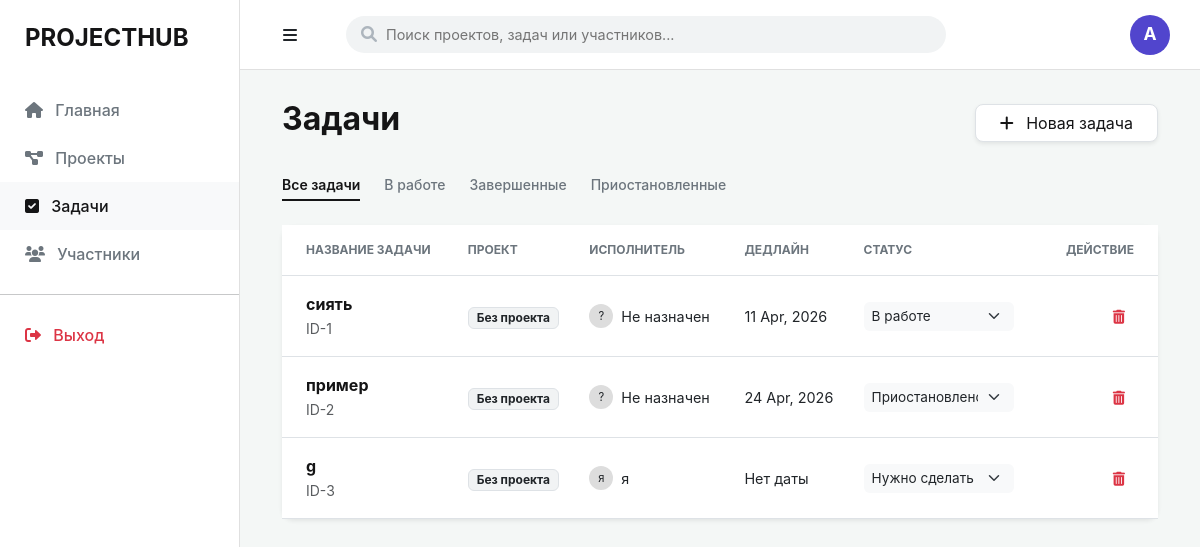
/tasks, run on an earlier commit of the app's database.
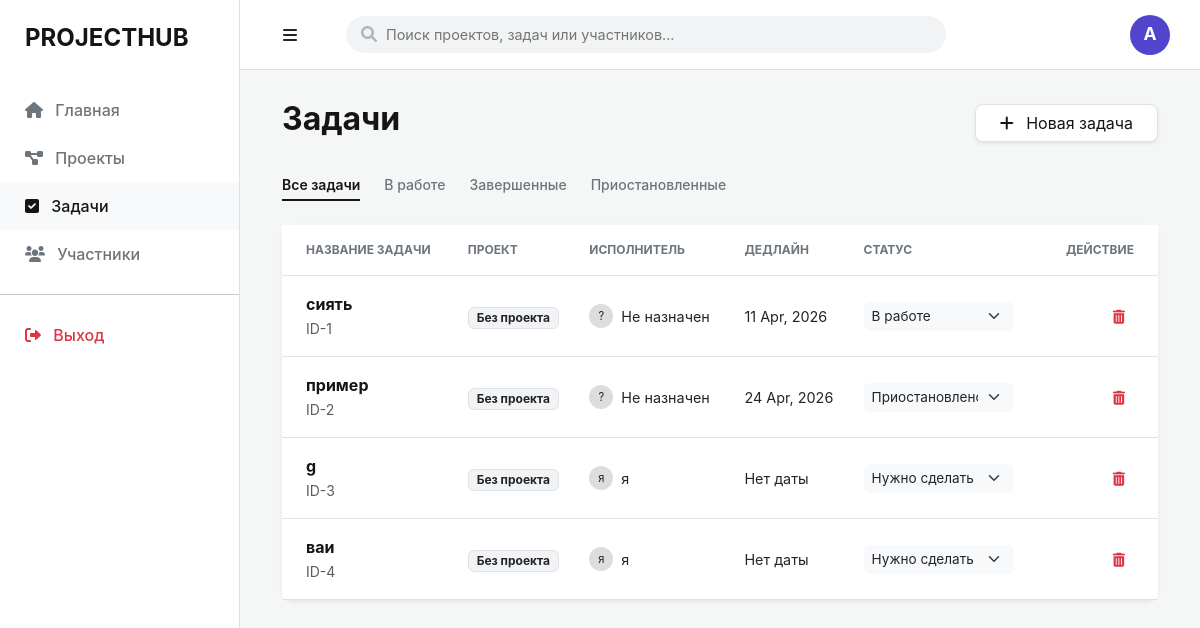
And on a later commit of the database.
### app/models/task.py (models this page shows)
class Task(Base):
    __tablename__ = "tasks"
    id = Column(Integer, primary_key=True, index=True)
    title = Column(String)
    status = Column(String, default="To Do")
    owner_id = Column(Integer, ForeignKey("users.id"))
    owner = relationship("User", back_populates="tasks")
    deadline = Column(Date, nullable=True)
    project_id = Column(Integer, ForeignKey("projects.id"))

### app/models/user.py (models this page shows)
class User(Base):
    __tablename__ = "users"
    id = Column(Integer, primary_key=True, index=True)
    username = Column(String, unique=True, index=True)
    email = Column(String, unique=True, index=True)
    hashed_password = Column(String)
    role = Column(String, default=UserRole.DEVELOPER.value)
    tasks = relationship("Task", back_populates="owner")
    projects = relationship("Project", back_populates="owner")

### app/main.py (the view)
@app.get("/tasks", response_class=HTMLResponse)
async def tasks_page(request: Request, status: str = None, db: Session = Depends(get_db)):
    users = db.query(User).all()
    tasks = db.query(Task).all()
    users = db.query(User).all()  # <--- БЕЗ ЭТОЙ СТРОКИ СПИСОК БУДЕТ ПУСТЫМ
    projects = db.query(Project).all()
    try:
        query = db.query(Task)
        if status:
            query = query.filter(Task.status == status)
        tasks = query.all()
        projects = db.query(Project).all()
        return templates.TemplateResponse("tasks.html", {
            "request": request,
            "tasks": tasks,
            "users": users,
            "projects": projects,
            "current_status": status # Передаем текущий фильтр в шаблон
        })
    except Exception as e:
        return HTMLResponse(content=f"Ошибка: {e}", status_code=500)

### templates/tasks.html (shortened to what this page needs)
{% extends "base.html" %}
{% block content %}
<div class="container-fluid">
    <div class="d-flex justify-content-between align-items-center mb-4">
        <h2 class="fw-bold" style="color: var(--neutral-dark);">Задачи</h2>
        <button class="btn border shadow-sm px-4"
        data-bs-toggle="modal"
        data-bs-target="#createTaskModal"
        style="background: #ffffff; color: var(--neutral-dark); border-radius: 8px;">
    <i class="fas fa-plus me-2"></i> Новая задача
</button>
    </div>
    <div class="d-flex gap-2 mb-4">
    <a href="/tasks" class="btn btn-sm pb-1 px-0 me-3 shadow-none {% if not current_status %}active-filter{% endif %}"
       style="border: none; font-weight: {% if not current_status %}600{% else %}500{% endif %}; color: {% if not current_status %}var(--neutral-dark){% else %}var(--neutral-gray){% endif %}; {% if not current_status %}border-bottom: 2px solid var(--neutral-dark) !important; border-radius: 0;{% endif %}">
       Все задачи
    </a>
    <a href="/tasks?status=In Progress" class="btn btn-sm pb-1 px-0 me-3 shadow-none"
       style="border: none; font-weight: {% if current_status == 'In Progress' %}600{% else %}500{% endif %}; color: {% if current_status == 'In Progress' %}var(--neutral-dark){% else %}var(--neutral-gray){% endif %}; ">
       В работе
    </a>
    <a href="/tasks?status=Done" class="btn btn-sm pb-1 px-0 me-3 shadow-none"
       style="border: none; font-weight: {% if current_status == 'Done' %}600{% else %}500{% endif %}; color: {% if current_status == 'Done' %}var(--neutral-dark){% else %}var(--neutral-gray){% endif %}; ">
       Завершенные
    </a>
    <a href="/tasks?status=On Hold" class="btn btn-sm pb-1 px-0 shadow-none"
       style="border: none; font-weight: {% if current_status == 'On Hold' %}600{% else %}500{% endif %}; color: {% if current_status == 'On Hold' %}var(--neutral-dark){% else %}var(--neutral-gray){% endif %}; ">
       Приостановленные
    </a>
</div>
    <div class="card border-0 shadow-sm" style="border-radius: 12px;">
        <div class="table-responsive">
            <table class="table align-middle mb-0" style="background: #ffffff;">
                <thead style="background: #f8f9fa;">
                    <tr>
                        <th class="ps-4 py-3" style="font-size: 0.75rem; text-transform: uppercase; color: var(--neutral-gray);">Название задачи</th>
                        <th class="py-3" style="font-size: 0.75rem; text-transform: uppercase; color: var(--neutral-gray);">Проект</th>
                        <th class="py-3" style="font-size: 0.75rem; text-transform: uppercase; color: var(--neutral-gray);">Исполнитель</th>
                        <th class="py-3" style="font-size: 0.75rem; text-transform: uppercase; color: var(--neutral-gray);">Дедлайн</th>
                        <th class="py-3" style="font-size: 0.75rem; text-transform: uppercase; color: var(--neutral-gray);">Статус</th>
                        <th class="pe-4 py-3 text-end" style="font-size: 0.75rem; text-transform: uppercase; color: var(--neutral-gray);">Действие</th>
                    </tr>
                </thead>
                <tbody>
    {% for task in tasks %}
    <tr class="border-bottom {% if task.status == 'Done' %}opacity-50{% endif %}" style="transition: all 0.3s ease;">
        <td class="ps-4 py-3">
            <div class="fw-bold" style="color: var(--neutral-dark);">
                {{ task.title }}
            </div>
            <small class="text-muted">ID-{{ task.id }}</small>
        </td>
        <td>
            <span class="badge border text-dark font-weight-normal" style="background: #f1f3f4; border-radius: 6px;">
                {{ task.project.title if task.project else 'Без проекта' }}
            </span>
        </td>
        <td>
            <div class="d-flex align-items-center">
                <div class="rounded-circle me-2" style="width: 24px; height: 24px; background: #ddd; display: flex; align-items: center; justify-content: center; font-size: 0.7rem;">
                    {{ task.owner.username[0] if task.owner else '?' }}
                </div>
                <span style="font-size: 0.9rem;">{{ task.owner.username if task.owner else 'Не назначен' }}</span>
            </div>
        </td>
        <td style="font-size: 0.9rem;">
            {{ task.deadline.strftime('%d %b, %Y') if task.deadline else 'Нет даты' }}
        </td>
        <td>
            <form action="/tasks/update-status/{{ task.id }}" method="post" style="margin: 0;">
                <select name="status" onchange="this.form.submit()" class="form-select form-select-sm border-0 bg-light shadow-none" style="width: 150px; font-size: 0.85rem; cursor: pointer; border-radius: 6px;">
                    <option value="To Do" {% if task.status == 'To Do' %}selected{% endif %}>Нужно сделать</option>
                    <option value="In Progress" {% if task.status == 'In Progress' %}selected{% endif %}>В работе</option>
                    <option value="On Hold" {% if task.status == 'On Hold' %}selected{% endif %}>Приостановлено</option>
                </select>
            </form>
        </td>
        <td class="pe-4 text-end">
    <form action="/tasks/delete/{{ task.id }}" method="post" style="display: inline;" onsubmit="return confirm('Удалить эту задачу?')">
        <button type="submit" class="btn btn-sm text-danger shadow-none" title="Удалить">
            <i class="fas fa-trash-alt"></i>
        </button>
    </form>
</td>
    </tr>
    {% else %}
    <tr>
        <td colspan="6" class="text-center py-5 text-muted">Задач пока нет. Создайте первую!</td>
    </tr>
    {% endfor %}
</tbody>
            </table>
        </div>
    </div>
</div>
{% endblock %}

### templates/base.html (shortened to what this page needs)
<!DOCTYPE html>
<html lang="ru">
<head>
    <link href="https://cdn.jsdelivr.net/npm/bootstrap@5.3.0/dist/css/bootstrap.min.css" rel="stylesheet">
    <link rel="stylesheet" href="https://cdnjs.cloudflare.com/ajax/libs/font-awesome/6.0.0/css/all.min.css">
</head>
<body>
    <div class="sidebar" id="sidebar">
        <div class="sidebar-brand text-uppercase">ProjectHub</div>
        <nav class="nav flex-column">
            <a class="nav-link {% if request.url.path == '/' %}active{% endif %}" href="/">
                <i class="fas fa-home me-2"></i> Главная
            </a>
            <a class="nav-link {% if request.url.path == '/projects' %}active{% endif %}" href="/projects">
                <i class="fas fa-project-diagram me-2"></i> Проекты
            </a>
            <a class="nav-link {% if request.url.path.startswith('/tasks') %}active{% endif %}" href="/tasks">
                <i class="fas fa-check-square me-2"></i> Задачи
            </a>
            <a class="nav-link {% if request.url.path == '/users' %}active{% endif %}" href="/users">
                <i class="fas fa-users me-2"></i> Участники
            </a>
            <hr>
            <a class="nav-link text-danger" href="#"><i class="fas fa-sign-out-alt me-2"></i> Выход</a>
        </nav>
    </div>
    <div class="topbar" id="topbar">
        <button class="btn me-3" id="toggleBtn">
            <i class="fas fa-bars"></i>
        </button>
        <div class="search-container" id="searchContainer">
            <form action="/search" method="get" id="searchForm">
                <div class="search-input-group">
                    <i class="fas fa-search"></i>
                    <input type="text" id="searchInput" name="q" class="custom-search-input" placeholder="Поиск проектов, задач или участников..." autocomplete="off">
                </div>
            </form>
        </div>
        <div class="ms-auto dropdown profile-dropdown">
            <a href="#" class="d-flex align-items-center text-decoration-none dropdown-toggle" id="profileMenu" data-bs-toggle="dropdown" aria-expanded="false">
                <div class="profile-avatar">A</div>
            </a>
        </div>
    </div>
    <div class="main-content" id="mainContent">
        {% block content %}{% endblock %}
    </div>
</body>
</html>

### templates/base.html (style rules this page uses)
:root { --sidebar-width: 240px; --topbar-height: 70px; --neutral-dark: #151516; --neutral-gray: #6c757d; }
body { background-color: #f4f7f6; font-family: 'Inter', sans-serif; margin: 0; overflow-x: hidden; }
.sidebar { width: var(--sidebar-width); height: 100vh; position: fixed; left: 0; top: 0; background: #ffffff; border-right: 1px solid #e0e0e0; padding-top: 20px; z-index: 1050; transition: transform 0.3s ease; }
.sidebar-brand { padding: 0 25px 30px; font-size: 1.5rem; font-weight: 700; color: var(--neutral-dark); }
.nav-link { padding: 12px 25px; color: var(--neutral-gray); font-weight: 500; transition: all 0.3s; text-decoration: none; display: block; }
.nav-link:hover, .nav-link.active { color: var(--neutral-dark); background: #f8f9fa; }
.topbar { height: var(--topbar-height); margin-left: var(--sidebar-width); background: #ffffff; border-bottom: 1px solid #e0e0e0; display: flex; align-items: center; padding: 0 30px; position: sticky; top: 0; z-index: 1000; transition: margin-left 0.3s ease; }
.search-container { flex-grow: 1; max-width: 600px; margin-left: 20px; position: relative; }
.search-input-group { position: relative; display: flex; align-items: center; }
.search-input-group i { position: absolute; left: 15px; color: #adb5bd; }
.custom-search-input { width: 100%; padding: 8px 10px 8px 40px; background: #f1f3f4; border: none; border-radius: 20px; font-size: 0.9rem; outline: none; }
.profile-dropdown .dropdown-toggle::after { display: none; }
.profile-avatar { width: 40px; height: 40px; background-color: #5145cd; border-radius: 50%; color: white; display: flex; align-items: center; justify-content: center; font-weight: bold; font-size: 1.1rem; }
.main-content { margin-left: var(--sidebar-width); padding: 30px; min-height: calc(100vh - var(--topbar-height)); transition: margin-left 0.3s ease; }

What changed in the data, as far as the page shows it:
added Task: title "ваи", id "4", project "Без проекта", owner "я", deadline "Нет даты", status "Нужно сделать"
